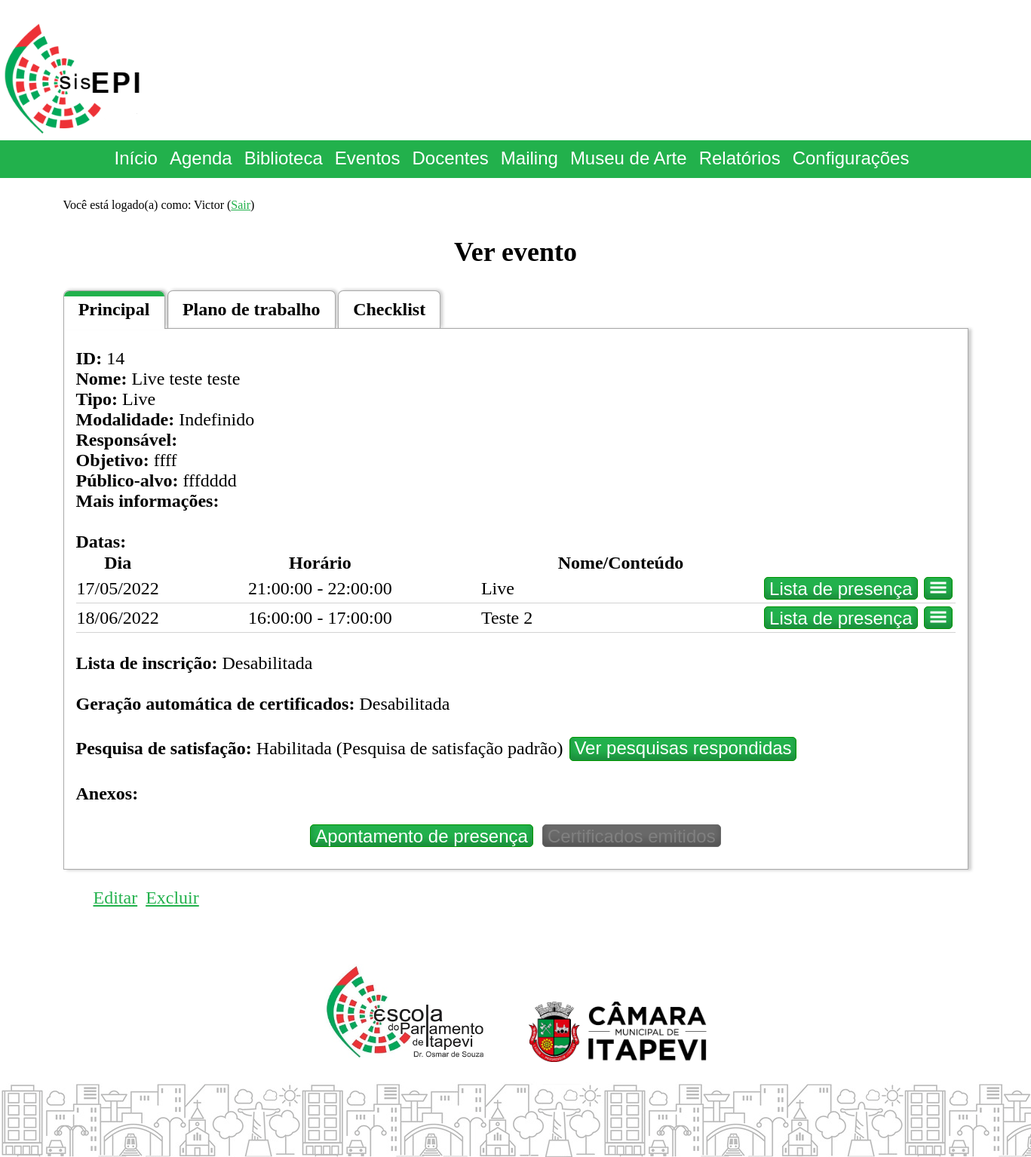
The page /index.php?cont=events&action=view&id=14 (signed in) on the database its author committed.
### tables this page shows
CREATE TABLE `events` (
  `id` int UNSIGNED NOT NULL,
  `name` varchar(120) DEFAULT 'Evento sem nome',
  `typeId` int NOT NULL,
  `subscriptionListNeeded` tinyint(1) DEFAULT NULL,
  `subscriptionListOpeningDate` date DEFAULT NULL,
  `subscriptionListClosureDate` date DEFAULT NULL,
  `maxSubscriptionNumber` int DEFAULT NULL,
  `allowLateSubscriptions` tinyint(1) NOT NULL DEFAULT '0',
  `posterImageAttachmentFileName` varchar(120) DEFAULT NULL,
  `responsibleForTheEvent` varchar(120) DEFAULT NULL,
  `customInfosJson` json DEFAULT NULL,
  `moreInfos` mediumtext,
  `certificateText` varchar(500) DEFAULT NULL,
  `certificateBgFile` varchar(255) DEFAULT NULL,
  `checklistId` int DEFAULT NULL,
  `surveyTemplateId` int UNSIGNED DEFAULT NULL,
  `subscriptionTemplateId` int NOT NULL
);

CREATE TABLE `enums` (
  `type` varchar(10) NOT NULL,
  `id` int UNSIGNED NOT NULL,
  `value` varchar(120) NOT NULL
);

CREATE TABLE `eventdates` (
  `id` int UNSIGNED NOT NULL,
  `date` date NOT NULL,
  `beginTime` time NOT NULL,
  `endTime` time DEFAULT NULL,
  `name` varchar(120) DEFAULT NULL,
  `presenceListNeeded` tinyint(1) DEFAULT NULL,
  `presenceListPassword` varchar(80) NOT NULL,
  `locationId` int DEFAULT NULL,
  `locationInfosJson` json DEFAULT NULL,
  `eventId` int UNSIGNED NOT NULL,
  `checklistId` int DEFAULT NULL
);

CREATE TABLE `jsontemplates` (
  `type` char(20) NOT NULL,
  `id` int NOT NULL,
  `name` varchar(140) NOT NULL,
  `templateJson` json NOT NULL
);

### model/database/events.database.php (called while the page is built, shortened)
<?php
function getSingleEvent($id , $optConnection = null)
{
	$conn = $optConnection ? $optConnection : createConnectionAsEditor();
	$row = null;
	$stmt = $conn->prepare("SELECT events.*, enums.value as 'typeName', evs.name as 'surveyTemplateName', evsub.name as 'subscriptionTemplateName',
	(select group_concat(COALESCE(eventlocations.type, 'null')) from eventdates left join eventlocations on eventlocations.id = eventdates.locationId where eventdates.eventId = events.id) as locTypes
	from events
	left join jsontemplates as evs on evs.type = 'eventsurvey' and evs.id = events.surveyTemplateId
	left join jsontemplates as evsub on evsub.type = 'eventsubscription' and evsub.id = events.subscriptionTemplateId
	right join enums on enums.type = 'EVENT' and enums.id = events.typeId
	where events.id = ?");
	$stmt->bind_param("i", $id);
	$stmt->execute();
	$result = $stmt->get_result();
	if ($result->num_rows > 0) $row = $result->fetch_assoc();
	return $row;
}
function getEventWorkPlan($eventId, $optConnection = null)
{
	$conn = $optConnection ? $optConnection : createConnectionAsEditor();
	$row = null;
	if($stmt = $conn->prepare("select * from eventworkplans where eventId = ?"))
	{
		$stmt->bind_param("i", $eventId);
		$stmt->execute();
		$result = $stmt->get_result();
		if ($result->num_rows > 0)
			$row = $result->fetch_assoc();
	}
	return $row;
}
function getEventDates($eventId , $optConnection = null)
{
	$conn = $optConnection ? $optConnection : createConnectionAsEditor();
	$dataRows = null;
	if($stmt = $conn->prepare("SELECT eventdates.*
	FROM eventdates
	LEFT JOIN eventlocations ON eventlocations.id = eventdates.locationId
	WHERE eventdates.eventId = ?
	ORDER BY eventdates.date ASC"))
	{
		$stmt->bind_param("i", $eventId);
		$stmt->execute();
		$result = $stmt->get_result();
		if ($result->num_rows > 0)
		{
			$dataRows = [];
			while ($row = $result->fetch_assoc())
			{
				array_push($dataRows, $row);
			}
		}
	}
	return $dataRows;
}
function getEventDatesProfessors($eventDateId, $optConnection = null)
{
	$__cryptoKey = getCryptoKey();
	$conn = $optConnection ? $optConnection : createConnectionAsEditor();
	$query = "SELECT eventdatesprofessors.eventDateId, eventdatesprofessors.professorId, aes_decrypt(professors.name, '$__cryptoKey') as professorName from eventdatesprofessors
	left join professors on professors.id = eventdatesprofessors.professorId
	where eventDateId = ?";
	$stmt = $conn->prepare($query);
	$stmt->bind_param("i", $eventDateId);
	$stmt->execute();
	$result = $stmt->get_result();
	$dataRows = $result->fetch_all(MYSQLI_ASSOC);
	return $dataRows;
}
function getEventAttachments($eventId , $optConnection = null)
{
	$dataRows = null;
	return $dataRows;
}
function getFullEvent($id)
{
	$conn = createConnectionAsEditor();
	$singleEventDataRows = getSingleEvent($id, $conn);
	$eventWorkPlan = getEventWorkPlan($id, $conn);
	$workPlanAttachments = isset($eventWorkPlan) ? getEventWorkPlanAttachments($eventWorkPlan['id'], $conn) : null;
	$eventdatesDataRows = getEventDates($id, $conn);
	$eventattachmentsDataRows = getEventAttachments($id, $conn);
	$eventdatesprofessorsDataRows = [];
	foreach ($eventdatesDataRows as $eddr)
		$eventdatesprofessorsDataRows[$eddr['id']] = getEventDatesProfessors($eddr['id'], $conn);
	$output = [];
	$output["event"] = $singleEventDataRows;
	$output["eventworkplan"] = $eventWorkPlan;
	$output["eventworkplanattachments"] = $workPlanAttachments;
	$output["eventdates"] = $eventdatesDataRows;
	$output["eventdatesprofessors"] = $eventdatesprofessorsDataRows;
	$output["eventattachments"] = $eventattachmentsDataRows;
	return $output;
}

### model/Event.EventDate.EventAttachment.class.php (called while the page is built, shortened)
<?php
require_once("database/events.database.php");
class Event
{
	public function __construct($id)
	{
		if ($id === "new")
			$this->buildEmptyObject();
		else
			$this->buildObject($id);
	}
	private function buildObject($id)
	{
		$eventFullData = getFullEvent($id);
	}
}

### controller/events.controller.php (called while the page is built, shortened)
<?php
require_once("model/database/events.database.php");
require_once("model/Event.EventDate.EventAttachment.class.php");
final class events extends BaseController
{
	public function view()
	{
		require_once("controller/component/Tabs.class.php");
		$eventId = isset($_GET['id']) && is_numeric($_GET['id']) ? $_GET['id'] : 0;
		$conn = createConnectionAsEditor();
		try
		{
			$eventObject = new Event($eventId);
		}
		catch (Exception $e)
		{
			$eventObject = null;
			$this->pageMessages[] = $e->getMessage();
		}
		finally { $conn->close(); }
	}
}

### includes/Data/namespace.php (called while the page is built, shortened)
<?php
function getEventMode(string $locationTypes) : string
{
	$datesModes = explode(",", $locationTypes);
	$physicalModes = array_filter($datesModes, fn($m) => $m === "physical");
	$onlineModes = array_filter($datesModes, fn($m) => $m === "online");
	$nullModes = array_filter($datesModes, fn($m) => $m === "null");
	if (count($physicalModes) === count($datesModes))
		return "Presencial";
	else if (count($onlineModes) === count($datesModes))
		return "Remoto";
	else if (count($nullModes) === count($datesModes))
		return "Indefinido";
	else
		return "Misto";
}

### includes/URL/URLGenerator.php (called while the page is built, shortened)
<?php
abstract class URLGenerator
{
	public static bool $useFriendlyURL;
	private static function appendQueryString($queryString = null, $directFileAccess = false)
	{
		$qsFinal = "";
		if (is_string($queryString))
			$qsFinal = $queryString;
		else if (is_array($queryString))
			$qsFinal = http_build_query($queryString);
		if (!empty($qsFinal))
			return self::$useFriendlyURL || $directFileAccess ? "?$qsFinal" : "&$qsFinal";
		else
			return "";
	}
	public static function generateSystemURL($controller, $action = "home", $id = null, $queryString = null)
	{
		$url = self::$useFriendlyURL ? self::URLBase . "/$controller/$action" : self::URLBase . "/index.php?cont=$controller&action=$action";
		if (!empty($id))
			$url .= self::$useFriendlyURL ? "/$id" : "&id=$id";
		$url .= self::appendQueryString($queryString);
		return $url;
	}
	public static function generateFileURL($pathFromBaseURL = null, $queryString = null)
	{
		$fileBaseFriendly = self::URLBase . '/file';
		$fileBaseUnfriendly = self::URLBase;
		$url = (self::$useFriendlyURL ? $fileBaseFriendly : $fileBaseUnfriendly) . (!empty($pathFromBaseURL) ? "/$pathFromBaseURL" : "") . self::appendQueryString($queryString, true);
		return $url;
	}
}

### view/events.view.view.php (shortened to what this page needs)
<?php if($eventObj !== null) { ?>
<div class="viewDataFrame">
	<label>ID: </label><?php echo $eventObj->id; ?> <br/>
	<label>Nome: </label><?php echo hsc($eventObj->name); ?> <br/>
	<label>Tipo: </label><?php echo $eventObj->typeName; ?> <br/>
	<label>Modalidade: </label><?php echo hsc(Data\getEventMode($eventObj->locTypes)); ?><br/>
	<label>Responsável: </label><?php echo hsc($eventObj->responsibleForTheEvent); ?> <br/>
	<?php $customInfos = json_decode($eventObj->customInfosJson);
	if (isset($customInfos) && count($customInfos) > 0): ?>
		<?php foreach ($customInfos as $ci): ?>
			<label><?php echo hsc($ci->label); ?>: </label><?php echo hsc($ci->value); ?><br/>
		<?php endforeach; ?>
	<?php endif; ?>
	<label>Mais informações: </label><div><?php echo nl2br(hsc($eventObj->moreInfos)); ?></div> <br/>
	<label>Datas: </label>
	<table>
		<thead>
			<tr>
				<th>Dia</th>
				<th>Horário</th>
				<th>Nome/Conteúdo</th>
				<th></th>
				<th></th>
			</tr>
		</thead>
		<tbody>
			<?php foreach ($eventObj->dates as $d)
			{
				$formatedDate = date_format(date_create($d->date), "d/m/Y"); ?>
				<tr class="expandableTableRow" tabindex="0">
					<td class="shrinkCell"><?php echo $formatedDate; ?></td><td class="centControl"><?php echo $d->beginTime . " - " . $d->endTime; ?></td><td><?php echo hsc($d->name); ?></td><td class="shrinkCell"><button class="btnViewPresenceList" data-eventDateId="<?php echo $d->id; ?>" <?php echo ((!$d->presenceListNeeded) ? 'disabled="disabled"' : ''); ?>>Lista de presença</button></td>
					<td class="shrinkCell">
						<span class="dropdownMenuButtonArea">
							<button type="button" style="min-width: 20px;"><img src="<?php echo URL\URLGenerator::generateFileURL("pics/menu.svg"); ?>" width="24" height="24" title="Opções" alt="Opções"/></button>
						</span>
					</td>
				</tr>
				<?php
			}
			?>
		</tbody>
	</table>
	<br/>
	<label>Lista de inscrição: </label><?php echo ($eventObj->subscriptionListNeeded) ? "Habilitada" : "Desabilitada"; ?>
	<?php if ($eventObj->subscriptionListNeeded) { ?>
		<a class="linkButton" href="<?php echo URL\URLGenerator::generateSystemURL("events2", "viewsubscriptionlist", null, [ 'eventId' => $eventObj->id ]); ?>">Ver lista</a>
		<a class="linkButton" href="<?php echo URL\URLGenerator::generateSystemURL("events3", "subscribe", null, [ 'eventId' => $eventObj->id ]); ?>">Criar inscrição</a>
		<br/>
		<label>Modelo de lista de inscrição: </label><?= hsc($eventObj->subscriptionTemplateName) ?>
		<br/>
		<label>Abertura da lista: </label><?php echo !empty($eventObj->subscriptionListOpeningDate) ? date_format(date_create($eventObj->subscriptionListOpeningDate),"d/m/Y") : "Aberta desde a criação. ";?>
		<label>Encerramento da lista: </label><?php echo date_format(date_create($eventObj->subscriptionListClosureDate),"d/m/Y");?> <br/>
	<label>Permitir inscrições tardias: </label><?php echo ($eventObj->allowLateSubscriptions ? "Sim" : "Não"); ?>
	<?php } ?>	<br/>
	<br/>
	<label>Geração automática de certificados: </label><?php echo ($eventObj->certificateText !== null) ? "Habilitada" : "Desabilitada"; ?><br/>
	<br/>
	<label>Pesquisa de satisfação: </label><?php echo !empty($eventObj->surveyTemplateId) ? "Habilitada" . " ({$eventObj->surveyTemplateName})" : "Desabilitada"; ?> <a class="linkButton" href="<?php echo URL\URLGenerator::generateSystemURL('events3', 'viewsurveylist', null, [ 'eventId' => $eventObj->id ] ); ?>">Ver pesquisas respondidas</a> <br/>
	<br/>
	<label>Anexos: </label>
	<div class="centControl">
		<button id="btnShowPresenceApps" data-eventId="<?php echo $eventObj->id; ?>">Apontamento de presença</button>
		<button id="btnShowCertificates" data-eventId="<?php echo $eventObj->id; ?>" <?php echo ($eventObj->certificateText !== null) ? "" : 'disabled="disabled"' ?>>Certificados emitidos</button>
	</div>
</div>
<div class="editDeleteButtonsFrame">
	<ul>
		<li><a id="linkEdit" href="<?php echo URL\URLGenerator::generateSystemURL("events", "edit", $eventObj->id); ?>">Editar</a></li>
		<li><a id="linkDelete" href="<?php echo URL\URLGenerator::generateSystemURL("events", "delete", $eventObj->id); ?>">Excluir</a></li>
	</ul>
</div>
<?php } else { ?>
<p>Registro não localizado.</p>
<?php } ?>

### sisepi.css (style rules this page uses)
body { background-color: white; color: black; font-size: x-large; margin: 0; }
a { color: #22B14C }
table { border-collapse: collapse; width: 100%; }
table td { border-bottom: 1px solid lightgray; }
th.shrinkCell, td.shrinkCell { width: 10px; white-space: nowrap; }
h1, h2, .centControl { text-align: center; }
.linkButton, input[type="button"], input[type="submit"], button { margin: 3px; font-size: 18pt; min-width: 150px; height: 30px; border: 1px solid #009600; border-radius: 5px; background-color: #22B14C; color: white; transition-duration: 0.1s; box-shadow: inset 0px -7px 10px 0 rgba(0,0,0,0.2); cursor: pointer; }
.linkButton { display: inline-block; text-align: center; text-decoration: none; font-family: sans-serif; padding: 0 5px 0 5px; }
input[type="button"]:disabled, input[type="submit"]:disabled, button:disabled { background-color:dimgray; border: 1px solid dimgray; color: gray; }
ul.pagination, .editDeleteButtonsFrame ul { display: block; list-style-type: none; }
.viewDataFrame { margin-top: 10px; margin-bottom: 10px; }
.viewDataFrame label { font-weight: bold; }
.editDeleteButtonsFrame li { display: inline; margin-right: 5px; }
tr.expandableTableRow { cursor: pointer; }
.dropdownMenuButtonArea { position: relative; display: inline-block; }

### rows shown on the page
events: id "14", name "Live teste teste", enums.value "Live", jsontemplates.name "Pesquisa de satisfação padrão"
eventdates: date "17/05/2022", beginTime "21:00:00", endTime "22:00:00", name "Live"
eventdates: date "18/06/2022", beginTime "16:00:00", endTime "17:00:00", name "Teste 2"

### other values the page prints
$loggedUser "Victor"
$this->subtitle "Ver evento"
$tabName "Principal Plano de trabalho Checklist"
hsc(Data\getEventMode($eventObj->locTypes)) "Indefinido"
hsc($ci->label) "Objetivo"
hsc($ci->value) "ffff"
hsc($ci->label) "Público-alvo"
hsc($ci->value) "fffdddd"
